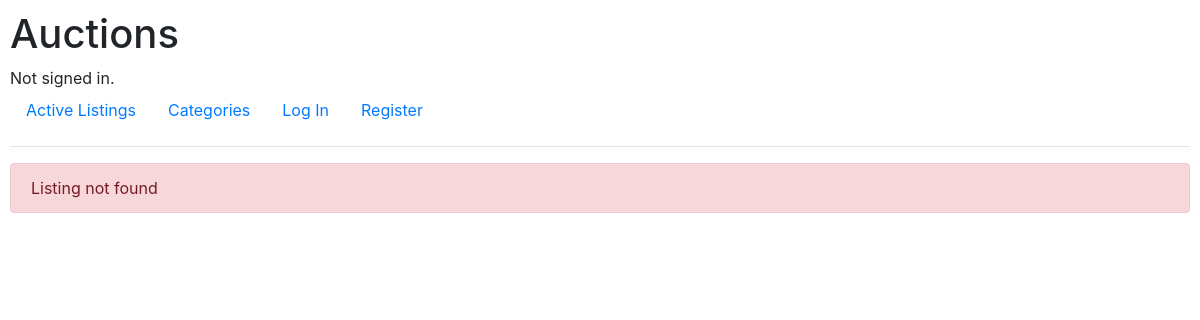
/listing/15, run on an earlier commit of the app's database.
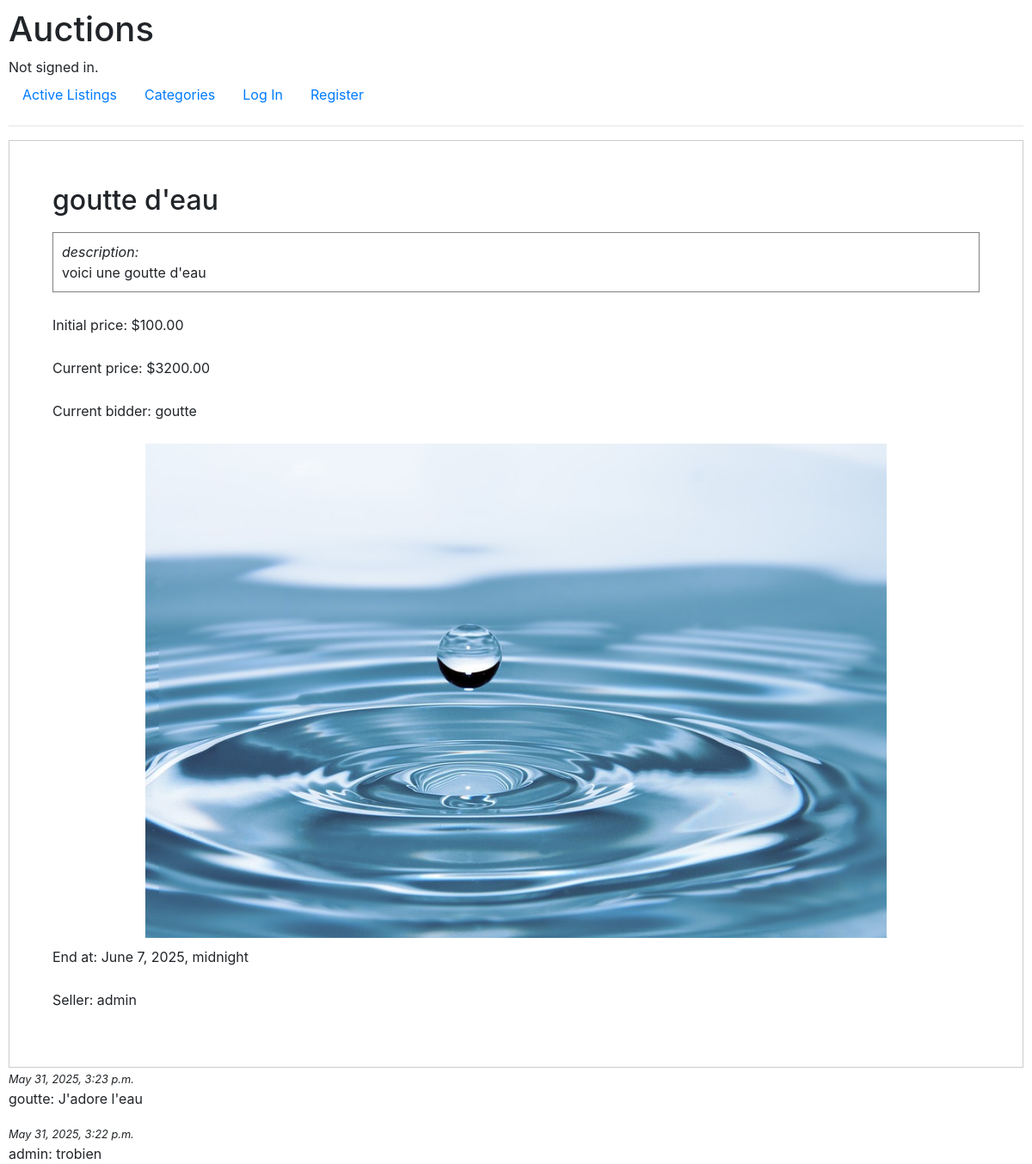
And on a later commit of the database.
### auctions/models.py (models this page shows, shortened)
class Listing(models.Model):
    id = models.AutoField(primary_key=True)
    owner_id = models.ForeignKey(User, on_delete=models.CASCADE, related_name="listings")
    name = models.CharField(max_length=64)
    description = models.TextField()
    initial_price = models.DecimalField(default=0,max_digits=10, decimal_places=2)
    picture_url = models.ImageField(upload_to='images/', null=True, blank=True)
    created_at = models.DateTimeField(auto_now_add=True)
    end_at = models.DateTimeField()
    bids_count = models.IntegerField(default=0)
    category = models.CharField(default="others", max_length=64)
    last_bid_id = models.ForeignKey("Bid", on_delete=models.SET_NULL, null=True, blank=True)
    is_active = models.BooleanField(default=True)
    winner_id = models.ForeignKey(User, on_delete=models.SET_NULL, null=True, blank=True)

class Bid(models.Model):
    id = models.AutoField(primary_key=True)
    listing_id = models.ForeignKey(Listing, on_delete=models.CASCADE, related_name="bids")
    user_id = models.ForeignKey(User, on_delete=models.CASCADE, related_name="bids")
    amount = models.DecimalField(max_digits=10, decimal_places=2, default=Decimal('0.00'))

class User(AbstractUser):
    id = models.AutoField(primary_key=True)
    watchlist = models.ManyToManyField("Listing", blank=True, related_name="watchlisted_by")

class ListingComment(models.Model):
    id = models.AutoField(primary_key=True)
    listing_id = models.ForeignKey(Listing, on_delete=models.CASCADE, related_name="comments")
    user_id = models.ForeignKey(User, on_delete=models.CASCADE, related_name="comments")
    content = models.TextField(max_length=1000)
    created_at = models.DateTimeField(auto_now_add=True)

### auctions/views.py (the view)
# urls.py: path("listing/<int:listing_id>", views.listing, name="listing"),
def listing(request, listing_id):
    try:
        listing = Listing.objects.get(pk=listing_id)
        comments = ListingComment.objects.filter(listing_id=listing_id).order_by("-created_at")
    except Listing.DoesNotExist:
        return render(request, "auctions/listing.html", {
            "listing_error": "Listing not found"
        })
    if not listing.is_active:
        return render(request, "auctions/listing.html", {
            "listing": listing,
            "error": "This listing is closed"
        })
    return render(request, "auctions/listing.html", {
        "listing": listing,
        "comments": comments
    })

### auctions/templates/auctions/listing.html (shortened to what this page needs)
{% extends "auctions/layout.html" %}
{% block body %}
<div class="listing-page">
    {% if listing_error %}
    <div class="alert alert-danger">{{ listing_error }}</div>
    {% else %}
    <div class="listing-page-content">
        <h2>{{ listing.name }}</h2>
        <p class="listing-description"> <em>description: </em> <br>{{ listing.description}}</p>
        <p>Initial price: ${{ listing.initial_price }}</p>
        {% if listing.last_bid_id %}
            <p>Current price: ${{ listing.last_bid_id.amount }}</p>
            <p>Current bidder: {{ listing.last_bid_id.user_id.username }}</p>
        {% else %}
            <p>Current price: ${{ listing.initial_price }}</p>
            <p>Current bidder: no bidder yet</p>
        {% endif %}
        {% if listing.picture_url %}
        <img src='{{ listing.picture_url.url }}' alt="{{ listing.name }}">
        {% else %}
        {% load static %}
        {% endif %}
        <p>End at: {{ listing.end_at }}</p>
        <p>Seller: {{ listing.owner_id.username }}</p>
    </div>
    {% endif %}
    <div class="listing-comments">
        <div class="listing-comments-container">
            {% for comment in comments %}
            <em style="font-size: 0.8em;">{{ comment.created_at }}</em>
            <p>{{ comment.user_id.username }}: {{ comment.content }}</p>
            {% endfor %}
        </div>
    </div>
</div>
{% endblock %}

### auctions/templates/auctions/layout.html (shortened to what this page needs)
{% load static %}
<!DOCTYPE html>
<html lang="en">
  <head>
    <link
      rel="stylesheet"
      href="https://stackpath.bootstrapcdn.com/bootstrap/4.4.1/css/bootstrap.min.css"
    />
    <link href="{% static 'auctions/styles.css' %}" rel="stylesheet" />
  </head>
  <body>
    <h1>Auctions</h1>
    <div>
      {% if user.is_authenticated %}
      Welcome <strong>{{ user.username }} !</strong>
      {% else %}
      Not signed in.
      {% endif %}
    </div>
    <ul class="nav">
      <li class="nav-item">
        <a class="nav-link" href="{% url 'index' %}">Active Listings</a>
      </li>
      <li class="nav-item">
        <a class="nav-link" href="{% url 'categories' %}">Categories</a>
      </li>
      {% if user.is_authenticated %}
      <li class="nav-item">
        <a class="nav-link" href="{% url 'watchlist' %}">Watchlist</a>
      </li>
      <li class="nav-item">
        <a class="nav-link" href="{% url 'logout' %}">Log Out</a>
      </li>
      <li class="nav-item">
        <a class="nav-link" href="{% url 'create_listing' %}">Create Listing</a>
      </li>
      {% else %}
      <li class="nav-item">
        <a class="nav-link" href="{% url 'login' %}">Log In</a>
      </li>
      <li class="nav-item">
        <a class="nav-link" href="{% url 'register' %}">Register</a>
      </li>
      {% endif %}
    </ul>
    <hr />
    {% block body %} {% endblock %}
  </body>
</html>

### auctions/static/auctions/styles.css (style rules this page uses)
body { padding: 10px; height: 600px; }
.listing-description { border: 1px solid grey; padding: 10px; }
.listing-page-content { padding: 50px; display: flex; flex-direction: column; gap: 10px; border: 1px solid #ccc; }
.listing-page-content img { object-fit: contain; width: 80%; margin: 0 auto; }

What changed in the data, as far as the page shows it:
added Listing: name "goutte d'eau", description "voici une goutte d'eau", initial_price "100.00", last_bid_id.amount "3200.00", last_bid_id.user_id.username "goutte", picture_url (picture), end_at "June 7, 2025, midnight", owner_id.username "admin"
added ListingComment: created_at "May 31, 2025, 3:23 p.m.", user_id.username "goutte", content "J'adore l'eau"
added ListingComment: created_at "May 31, 2025, 3:22 p.m.", user_id.username "admin", content "trobien"
Also different on the page:
{{ listing_error }}: "Listing not found" → (not shown)
text now shown: "description: Initial price: $ Current price: $ Current bidder: End at: Seller:"
